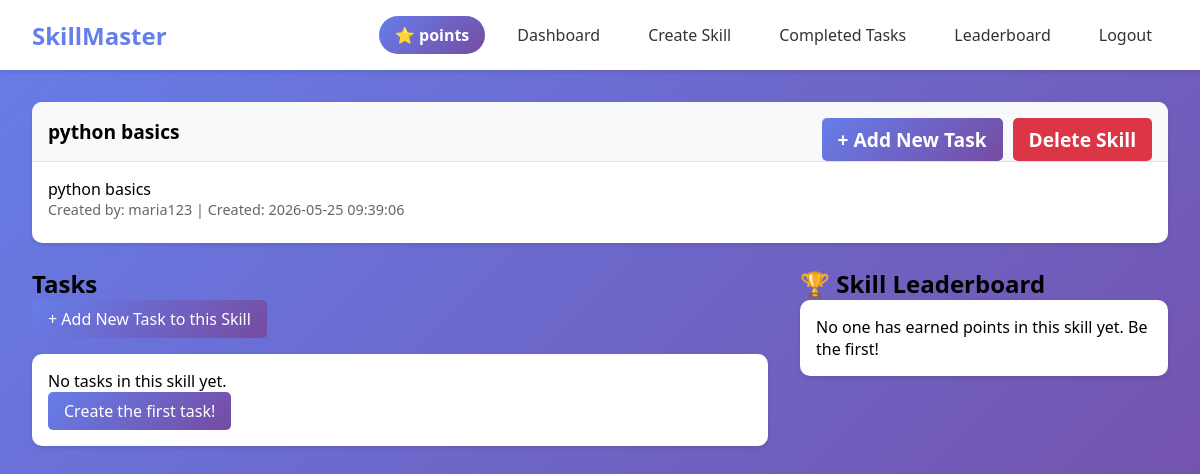
The page /skill/2 (signed in) on the database as committed earlier.
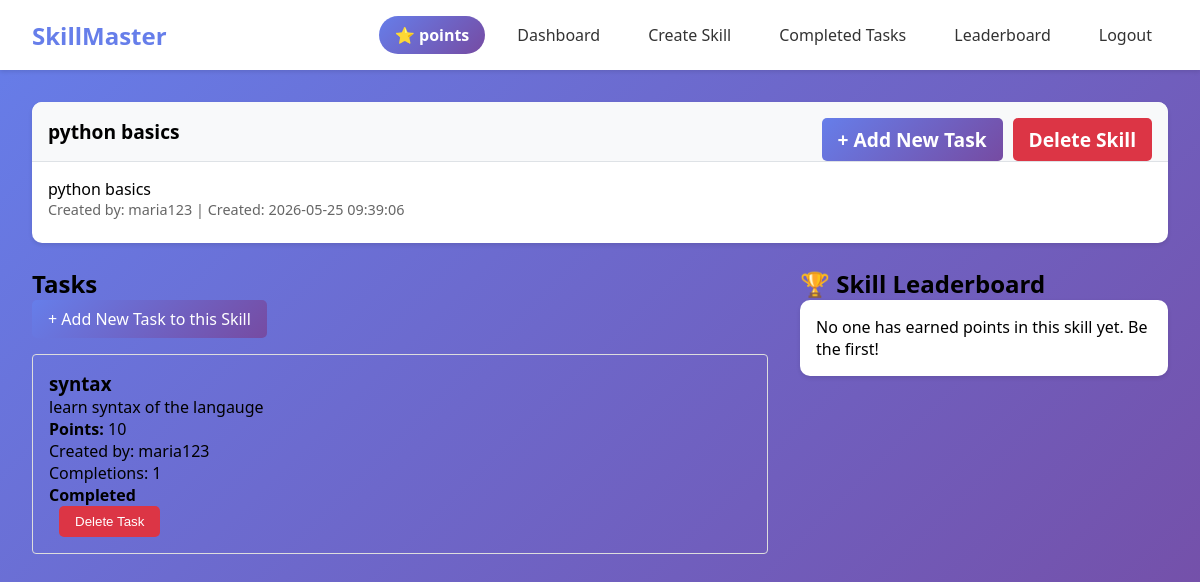
The same page on the database as committed later.
### tables this page shows
CREATE TABLE tasks (
            id INTEGER PRIMARY KEY AUTOINCREMENT,
            skill_id INTEGER,
            title TEXT NOT NULL,
            description TEXT,
            points INTEGER DEFAULT 10,
            created_by INTEGER,
            created_at TIMESTAMP DEFAULT CURRENT_TIMESTAMP,
            is_active BOOLEAN DEFAULT 1,
            FOREIGN KEY (skill_id) REFERENCES skills (id),
            FOREIGN KEY (created_by) REFERENCES users (id)
        );

CREATE TABLE users (
            id INTEGER PRIMARY KEY AUTOINCREMENT,
            username TEXT UNIQUE NOT NULL,
            password TEXT NOT NULL,
            created_at TIMESTAMP DEFAULT CURRENT_TIMESTAMP
        , total_points INTEGER DEFAULT 0);

### app.py (the view)
@app.route("/skill/<int:skill_id>")
def view_skill(skill_id):
    if "user_id" not in session:
        return redirect(url_for("login"))
    with sqlite3.connect("users.db") as conn:
        cursor = conn.cursor()
        cursor.execute("""
            SELECT s.*, u.username as creator_name
            FROM skills s
            JOIN users u ON s.created_by = u.id
            WHERE s.id = ? AND s.is_active = 1
        """, (skill_id,))
        skill = cursor.fetchone()
        if not skill:
            flash("Skill not found", "error")
            return redirect(url_for("dashboard"))
        cursor.execute("""
            SELECT t.*, u.username as creator_name,
                   (SELECT COUNT(*) FROM task_completions WHERE task_id = t.id) as completion_count
            FROM tasks t
            JOIN users u ON t.created_by = u.id
            WHERE t.skill_id = ? AND t.is_active = 1
            ORDER BY t.created_at DESC
        """, (skill_id,))
        tasks = cursor.fetchall()
        completed_tasks = set()
        cursor.execute("""
            SELECT task_id FROM task_completions
            WHERE user_id = ?
        """, (session["user_id"],))
        for row in cursor.fetchall():
            completed_tasks.add(row[0])
        cursor.execute("""
            SELECT u.username, usp.points
            FROM user_skill_points usp
            JOIN users u ON usp.user_id = u.id
            WHERE usp.skill_id = ?
            ORDER BY usp.points DESC
            LIMIT 10
        """, (skill_id,))
        leaderboard = cursor.fetchall()
    return render_template("skill.html",
                         skill=skill,
                         tasks=tasks,
                         completed_tasks=completed_tasks,
                         leaderboard=leaderboard)

### templates/skill.html (shortened to what this page needs)
{% extends "base.html" %}
{% block content %}
<div class="card">
    <div class="card-header">
        {{ skill[1] }}
        {% if skill[3] == session["user_id"] %}
        <a href="{{ url_for('delete_skill', skill_id=skill[0]) }}"
           class="btn btn-danger"
           style="float: right; margin-left: 10px;"
           onclick="return confirm('Delete this skill and all its tasks?')">
           Delete Skill
        </a>
        <a href="{{ url_for('add_task', skill_id=skill[0]) }}"
           class="btn btn-primary"
           style="float: right;">
           + Add New Task
        </a>
        {% endif %}
    </div>
    <div class="card-body">
        <p>{{ skill[2] }}</p>
        <div class="skill-meta">
            Created by: {{ skill[6] }} |
            Created: {{ skill[4] }}
        </div>
    </div>
</div>
<div style="display: grid; grid-template-columns: 2fr 1fr; gap: 2rem;">
    <div>
        <h2>Tasks</h2>
        {% if skill[3] == session["user_id"] %}
        <div style="margin-bottom: 1rem;">
            <a href="{{ url_for('add_task', skill_id=skill[0]) }}"
               class="btn btn-primary">
               + Add New Task to this Skill
            </a>
        </div>
        {% endif %}
        {% for task in tasks %}
        <div style="border: 1px solid #ddd;
                    padding: 1rem;
                    margin-bottom: 1rem;
                    border-radius: 4px;">
            <h3>{{ task[2] }}</h3>
            <p>{{ task[3] }}</p>
            <p>
                <strong>Points:</strong> {{ task[4] }}
            </p>
            <p>
                Created by: {{ task[8] }}
            </p>
            <p>
                Completions: {{ task[9] }}
            </p>
            {% if task[0] in completed_tasks %}
                <p><strong>Completed</strong></p>
            {% else %}
                <a href="{{ url_for('complete_task', task_id=task[0]) }}">
                    <button class="btn btn-success">
                        Complete Task
                    </button>
                </a>
            {% endif %}
            {% if skill[3] == session["user_id"] %}
                <a href="{{ url_for('delete_task', task_id=task[0]) }}"
                   onclick="return confirm('Delete this task?')">
                    <button class="btn btn-danger"
                            style="margin-left: 10px;">
                        Delete Task
                    </button>
                </a>
            {% endif %}
        </div>
        {% else %}
        <div class="card">
            <div class="card-body">
                <p>No tasks in this skill yet.</p>
                {% if skill[3] == session["user_id"] %}
                <a href="{{ url_for('add_task', skill_id=skill[0]) }}"
                   class="btn btn-primary">
                   Create the first task!
                </a>
                {% endif %}
            </div>
        </div>
        {% endfor %}
    </div>
    <div>
        <h2>🏆 Skill Leaderboard</h2>
        <div class="card">
            <div class="card-body">
                {% if leaderboard %}
                    {% for entry in leaderboard %}
                    <div style="padding: 0.5rem;
                                border-bottom: 1px solid #eee;">
                        <strong>{{ loop.index }}.</strong>
                        {{ entry[0] }} -
                        <span class="points">
                            {{ entry[1] }} points
                        </span>
                    </div>
                    {% endfor %}
                {% else %}
                    <p>No one has earned points in this skill yet. Be the first!</p>
                {% endif %}
            </div>
        </div>
    </div>
</div>
{% endblock %}

Rows that differ between the two databases and show on the page:
added tasks: title "syntax", description "learn syntax of the langauge", points "10", username "maria123", task "1", shows "Completed"
Other text that changed with them:
text no longer shown: "No tasks in this skill yet. Create the first task!"
